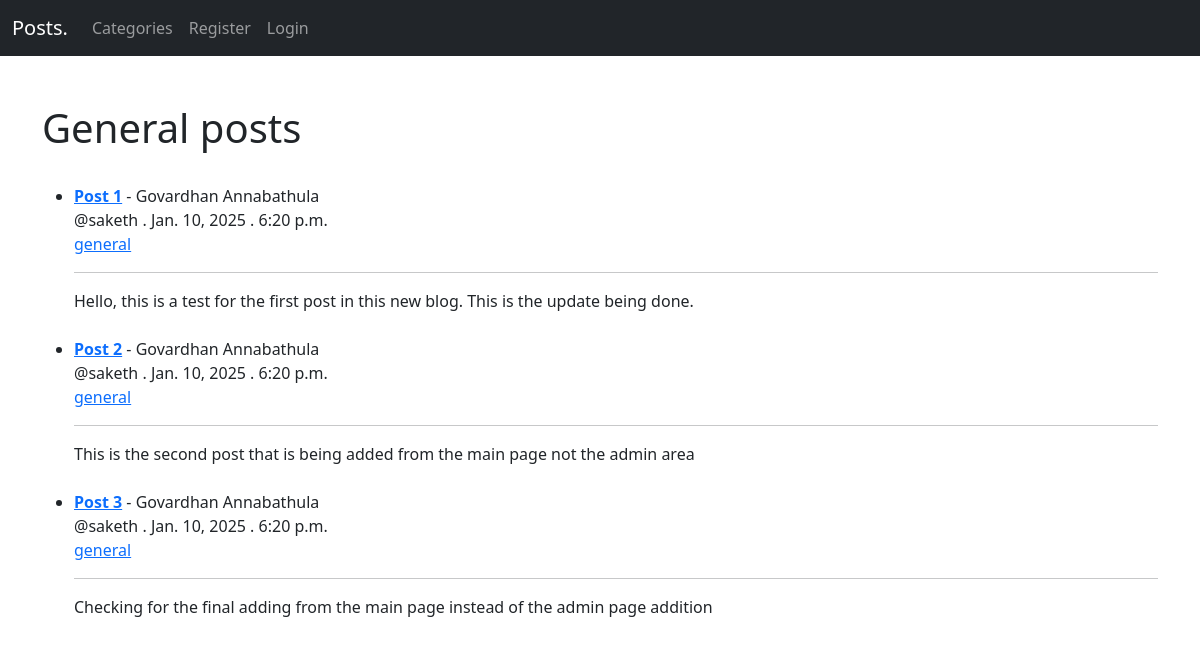
Before: /category/general/ with the older database file.
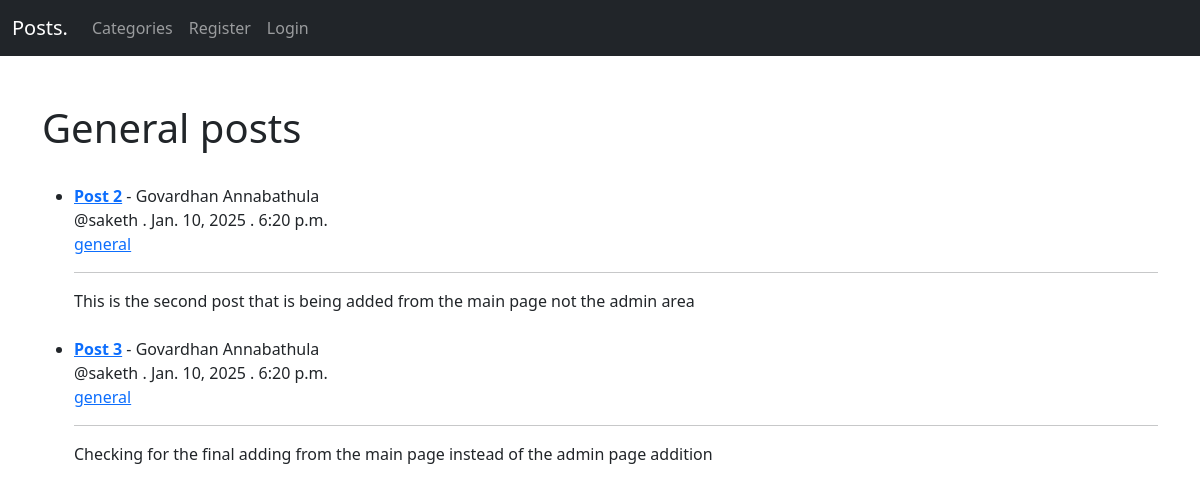
After: the same page with the newer database file.
### startBlog/models.py (models this page shows, shortened)
class Post(models.Model):
    title = models.CharField(max_length=255)
    author = models.ForeignKey(User, on_delete=models.CASCADE) #If user is deleted then this removes all the posts from the user
    body = models.TextField()
    post_date = models.DateField(auto_now_add=True)
    post_time = models.TimeField(auto_now_add=True)
    category = models.CharField(max_length=255) #make sure that the categories doesn't contain special characters and the letters are always small letters not capital letters
    likes = models.ManyToManyField(User, related_name="blog_likes")

### startBlog/views.py (the view)
# urls.py: path('category/<str:cats>/', views.CategoryView, name="category-view"),
def CategoryView(request, cats):
    category_posts = Post.objects.filter(category=cats.replace('-', ' '))
    return render(request, 'categories.html', {'category_posts': category_posts, 'cats': cats.title().replace('-', ' ')})

### startBlog/templates/categories.html (shortened to what this page needs)
{%  extends 'base.html' %}
{%  block content    %}
<br>
<h1>{{ cats }} posts</h1>
<br>
{% if category_posts %}
    <ul>
        {% for post in category_posts %}
            <li><a href="{% url 'post-detail' post.pk %}"><b>{{  post.title }}</b></a> - {{  post.author.first_name }} {{  post.author.last_name }} <br/>
                @{{  post.author }} . {{ post.post_date }} . {{ post.post_time }}<br/>
                <a href="{% url 'category-view' post.category %}">{{  post.category }}</a><br>
                <hr>
                {{ post.body|slice:":200"|safe }}</li>
            <br>
        {% endfor %}
    </ul>
{% else %}
    <h2>There are no posts of the category {{ cats }}</h2>
{% endif %}
{%  endblock    %}

Changed rows visible on the page:
no longer on this page (row edited): Post: title "Post 1", author.first_name "Govardhan", author.last_name "Annabathula", author "saketh", post_date "Jan. 10, 2025", post_time "6:20 p.m.", category "general", body "Hello, this is a test for the first post in this new blog. This is the update being done."
